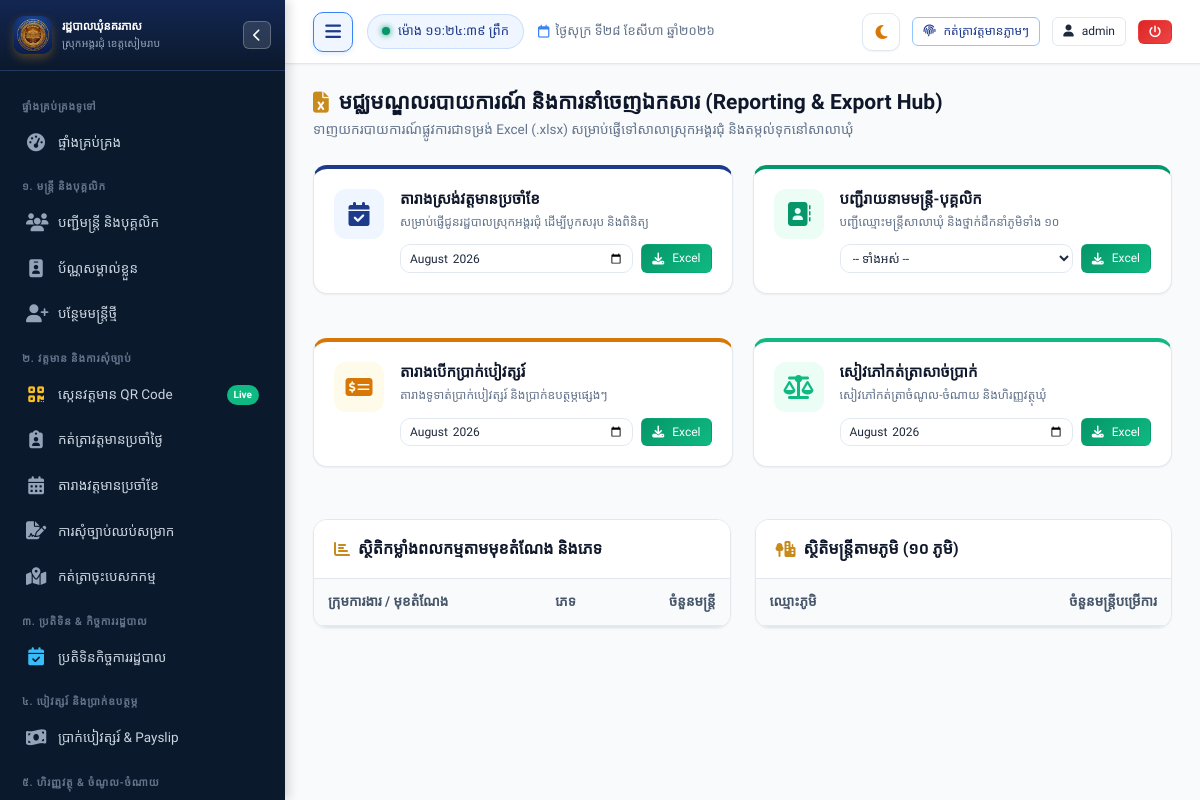
The app's page /reports (signed in), older data.
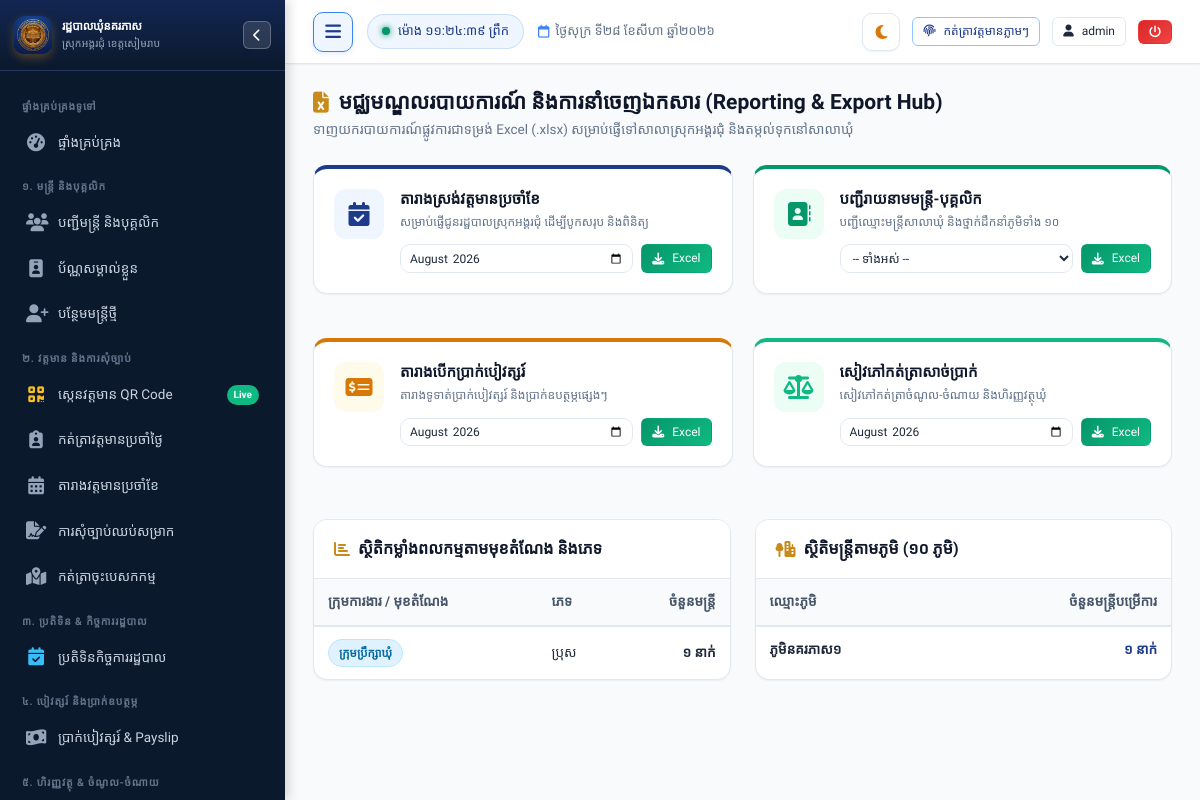
The same page, newer data.
### tables this page shows
CREATE TABLE staff (
        id INTEGER PRIMARY KEY AUTOINCREMENT,
        officer_code TEXT UNIQUE NOT NULL,
        name_kh TEXT NOT NULL,
        name_en TEXT NOT NULL,
        gender TEXT NOT NULL, -- 'ប្រុស', 'ស្រី'
        dob TEXT NOT NULL,
        national_id TEXT,
        phone TEXT,
        email TEXT,
        village TEXT NOT NULL,
        commune TEXT DEFAULT 'នគរភាស',
        district TEXT DEFAULT 'វ៉ារិន',
        province TEXT DEFAULT 'សៀមរាប',
        address TEXT,
        category TEXT NOT NULL, -- 'council', 'clerk', 'contract', 'village'
        position_title_kh TEXT NOT NULL,
        position_title_en TEXT,
        cadre_level TEXT, -- កម្រិតក្របខណ្ឌ
        appointment_date TEXT,
        contract_end_date TEXT,
        base_salary REAL DEFAULT 0,
        position_allowance REAL DEFAULT 0,
        family_allowance REAL DEFAULT 0,
        education_level TEXT,
        photo TEXT,
        status TEXT DEFAULT 'active', -- 'active', 'resigned', 'retired', 'suspended'
        emergency_contact TEXT,
        notes TEXT,
        created_at TIMESTAMP DEFAULT CURRENT_TIMESTAMP,
        updated_at TIMESTAMP DEFAULT CURRENT_TIMESTAMP
    );

### app.py (the view)
@app.route("/reports")
@login_required
def reports_hub():
    conn = get_db()
    cursor = conn.cursor()
    cursor.execute("""
        SELECT category, gender, COUNT(*) as staff_count
        FROM staff
        WHERE status = 'active'
        GROUP BY category, gender
    """)
    cat_gender_rows = cursor.fetchall()
    cursor.execute("""
        SELECT village, COUNT(*) as staff_count
        FROM staff
        WHERE status = 'active'
        GROUP BY village
    """)
    village_dist = cursor.fetchall()
    cursor.execute("""
        SELECT category, SUM(base_salary) as tot_base
        FROM staff
        WHERE status = 'active'
        GROUP BY category
    """)
    salary_by_cat = cursor.fetchall()
    conn.close()
    return render_template(
        "reports/index.html",
        cat_gender_rows=cat_gender_rows,
        village_dist=village_dist,
        salary_by_cat=salary_by_cat
    )

### templates/reports/index.html (shortened to what this page needs)
{% extends "base.html" %}
{% block content %}
<div class="page-header">
  <div class="page-header-title">
    <h1>
      <i class="fa-solid fa-file-excel text-gold"></i>
      <span>មជ្ឈមណ្ឌលរបាយការណ៍ និងការនាំចេញឯកសារ (Reporting & Export Hub)</span>
    </h1>
    <p>ទាញយករបាយការណ៍ផ្លូវការជាទម្រង់ Excel (.xlsx) សម្រាប់ផ្ញើទៅសាលាស្រុកអង្គរជុំ និងតម្កល់ទុកនៅសាលាឃុំ</p>
  </div>
</div>
<div style="display: grid; grid-template-columns: repeat(auto-fit, minmax(280px, 1fr)); gap: 20px; margin-bottom: 28px;">
  <div class="card" style="border-top: 4px solid #1e3a8a;">
    <div class="card-body">
      <div style="display: flex; align-items: flex-start; gap: 16px;">
        <div style="width: 50px; height: 50px; border-radius: 12px; background: #eff6ff; color: #1e3a8a; display: flex; align-items: center; justify-content: center; font-size: 24px; flex-shrink: 0;">
          <i class="fa-solid fa-calendar-check"></i>
        </div>
        <div style="flex: 1;">
          <h3 style="font-size: 15px; margin-bottom: 4px;">តារាងស្រង់វត្តមានប្រចាំខែ</h3>
          <p style="font-size: 12px; color: var(--text-muted); margin-bottom: 12px;">
            សម្រាប់ផ្ញើជូនរដ្ឋបាលស្រុកអង្គរជុំ ដើម្បីបូកសរុប និងពិនិត្យ
          </p>
          <form method="GET" action="{{ url_for('export_attendance_excel_route') }}">
            <div style="display: flex; gap: 8px;">
              <input type="month" name="month" value="{{ current_month_iso }}" class="form-control" style="font-size: 12px; padding: 4px 8px;" required>
              <button type="submit" class="btn btn-sm btn-success">
                <i class="fa-solid fa-download"></i> Excel
              </button>
            </div>
          </form>
        </div>
      </div>
    </div>
  </div>
  <div class="card" style="border-top: 4px solid #059669;">
    <div class="card-body">
      <div style="display: flex; align-items: flex-start; gap: 16px;">
        <div style="width: 50px; height: 50px; border-radius: 12px; background: #ecfdf5; color: #059669; display: flex; align-items: center; justify-content: center; font-size: 24px; flex-shrink: 0;">
          <i class="fa-solid fa-address-book"></i>
        </div>
        <div style="flex: 1;">
          <h3 style="font-size: 15px; margin-bottom: 4px;">បញ្ជីរាយនាមមន្ត្រី-បុគ្គលិក</h3>
          <p style="font-size: 12px; color: var(--text-muted); margin-bottom: 12px;">
            បញ្ជីឈ្មោះមន្ត្រីសាលាឃុំ និងថ្នាក់ដឹកនាំភូមិទាំង ១០
          </p>
          <form method="GET" action="{{ url_for('export_staff_excel_route') }}">
            <div style="display: flex; gap: 8px;">
              <select name="category" class="form-select" style="font-size: 12px; padding: 4px 8px;">
                <option value="">-- ទាំងអស់ --</option>
              </select>
              <button type="submit" class="btn btn-sm btn-success">
                <i class="fa-solid fa-download"></i> Excel
              </button>
            </div>
          </form>
        </div>
      </div>
    </div>
  </div>
  <div class="card" style="border-top: 4px solid #d97706;">
    <div class="card-body">
      <div style="display: flex; align-items: flex-start; gap: 16px;">
        <div style="width: 50px; height: 50px; border-radius: 12px; background: #fffbeb; color: #d97706; display: flex; align-items: center; justify-content: center; font-size: 24px; flex-shrink: 0;">
          <i class="fa-solid fa-money-check-dollar"></i>
        </div>
        <div style="flex: 1;">
          <h3 style="font-size: 15px; margin-bottom: 4px;">តារាងបើកប្រាក់បៀវត្សរ៍</h3>
          <p style="font-size: 12px; color: var(--text-muted); margin-bottom: 12px;">
            តារាងទូទាត់ប្រាក់បៀវត្សរ៍ និងប្រាក់ឧបត្ថម្ភផ្សេងៗ
          </p>
          <form method="GET" action="{{ url_for('export_payroll_excel_route') }}">
            <div style="display: flex; gap: 8px;">
              <input type="month" name="month" value="{{ current_month_iso }}" class="form-control" style="font-size: 12px; padding: 4px 8px;" required>
              <button type="submit" class="btn btn-sm btn-success">
                <i class="fa-solid fa-download"></i> Excel
              </button>
            </div>
          </form>
        </div>
      </div>
    </div>
  </div>
  <div class="card" style="border-top: 4px solid #10b981;">
    <div class="card-body">
      <div style="display: flex; align-items: flex-start; gap: 16px;">
        <div style="width: 50px; height: 50px; border-radius: 12px; background: #ecfdf5; color: #10b981; display: flex; align-items: center; justify-content: center; font-size: 24px; flex-shrink: 0;">
          <i class="fa-solid fa-scale-balanced"></i>
        </div>
        <div style="flex: 1;">
          <h3 style="font-size: 15px; margin-bottom: 4px;">សៀវភៅកត់ត្រាសាច់ប្រាក់</h3>
          <p style="font-size: 12px; color: var(--text-muted); margin-bottom: 12px;">
            សៀវភៅកត់ត្រាចំណូល-ចំណាយ និងហិរញ្ញវត្ថុឃុំ
          </p>
          <form method="GET" action="{{ url_for('export_finance_excel_route') }}">
            <div style="display: flex; gap: 8px;">
              <input type="month" name="month" value="{{ current_month_iso }}" class="form-control" style="font-size: 12px; padding: 4px 8px;">
              <button type="submit" class="btn btn-sm btn-success">
                <i class="fa-solid fa-download"></i> Excel
              </button>
            </div>
          </form>
        </div>
      </div>
    </div>
  </div>
</div>
<div style="display: grid; grid-template-columns: 1fr 1fr; gap: 24px;">
  <div class="card">
    <div class="card-header">
      <div class="card-title">
        <i class="fa-solid fa-chart-bar text-gold"></i>
        <span>ស្ថិតិកម្លាំងពលកម្មតាមមុខតំណែង និងភេទ</span>
      </div>
    </div>
    <div class="card-body" style="padding: 0;">
      <table class="custom-table">
        <thead>
          <tr>
            <th>ក្រុមការងារ / មុខតំណែង</th>
            <th>ភេទ</th>
            <th style="text-align: right;">ចំនួនមន្ត្រី</th>
          </tr>
        </thead>
        <tbody>
          {% for r in cat_gender_rows %}
          <tr>
            <td>
              {% set cat_info = STAFF_CATEGORIES.get(r.category, {}) %}
              <span class="badge {{ cat_info.badge_class }}">{{ cat_info.name_kh }}</span>
            </td>
            <td>{{ r.gender }}</td>
            <td style="text-align: right; font-weight: 700;">{{ (r.staff_count or r['staff_count'] or r.count or r['count'] or 0) | kh_num }} នាក់</td>
          </tr>
          {% endfor %}
        </tbody>
      </table>
    </div>
  </div>
  <div class="card">
    <div class="card-header">
      <div class="card-title">
        <i class="fa-solid fa-tree-city text-gold"></i>
        <span>ស្ថិតិមន្ត្រីតាមភូមិ (១០ ភូមិ)</span>
      </div>
    </div>
    <div class="card-body" style="padding: 0;">
      <table class="custom-table">
        <thead>
          <tr>
            <th>ឈ្មោះភូមិ</th>
            <th style="text-align: right;">ចំនួនមន្ត្រីបម្រើការ</th>
          </tr>
        </thead>
        <tbody>
          {% for v in village_dist %}
          <tr>
            <td><strong>ភូមិ{{ v.village }}</strong></td>
            <td style="text-align: right; font-weight: 700; color: var(--primary);">{{ v.staff_count | kh_num }} នាក់</td>
          </tr>
          {% endfor %}
        </tbody>
      </table>
    </div>
  </div>
</div>
{% endblock %}

### templates/base.html (shortened to what this page needs)
<!DOCTYPE html>
<html lang="km">
<head>
  <link rel="stylesheet" href="https://cdnjs.cloudflare.com/ajax/libs/font-awesome/6.5.1/css/all.min.css">
  <link rel="stylesheet" href="{{ url_for('static', filename='css/style.css') }}?v=20260828-v7">
</head>
<body>
  <div class="app-container">
    <aside id="app-sidebar" class="sidebar">
      <div class="sidebar-header">
        <div class="sidebar-logo-icon" style="background: transparent; overflow: hidden; padding: 0;">
          <img src="{{ url_for('static', filename='img/app-icon.png') }}" alt="Logo" style="width: 100%; height: 100%; object-fit: cover; border-radius: 8px;">
        </div>
        <div class="sidebar-title-box">
          <h3>រដ្ឋបាលឃុំនគរភាស</h3>
          <p>ស្រុកអង្គរជុំ ខេត្តសៀមរាប</p>
        </div>
        <button type="button" id="sidebar-close-btn" class="sidebar-header-hide-btn" aria-label="លាក់ម៉ឺនុយ"
          title="លាក់/បិទផ្ទាំងម៉ឺនុយ (Hide Sidebar)">
          <i class="fa-solid fa-chevron-left"></i>
        </button>
      </div>
      <div class="sidebar-menu">
        <div class="menu-category">ផ្ទាំងគ្រប់គ្រងទូទៅ</div>
        <a href="{{ url_for('dashboard') }}"
          class="nav-link {% if request.path == '/' or request.path == '/dashboard' %}active{% endif %}">
          <i class="fa-solid fa-gauge-high"></i>
          <span>ផ្ទាំងគ្រប់គ្រង</span>
        </a>
        <div class="menu-category">១. មន្ត្រី និងបុគ្គលិក</div>
        <a href="{{ url_for('staff_list') }}" class="nav-link {% if request.path == '/staff' %}active{% endif %}">
          <i class="fa-solid fa-users"></i>
          <span>បញ្ជីមន្ត្រី និងបុគ្គលិក</span>
        </a>
        <a href="{{ url_for('staff_id_cards_batch') }}"
          class="nav-link {% if request.path == '/staff/id-cards' or '/id-card' in request.path %}active{% endif %}">
          <i class="fa-solid fa-id-badge"></i>
          <span>ប័ណ្ណសម្គាល់ខ្លួន</span>
        </a>
        {% if session.role in ['admin', 'clerk'] %}
        <a href="{{ url_for('staff_create') }}" class="nav-link {% if request.path == '/staff/new' %}active{% endif %}">
          <i class="fa-solid fa-user-plus"></i>
          <span>បន្ថែមមន្ត្រីថ្មី</span>
        </a>
        {% endif %}
        <div class="menu-category">២. វត្តមាន និងការសុំច្បាប់</div>
        <a href="{{ url_for('attendance_scan') }}"
          class="nav-link {% if request.path == '/attendance/scan' %}active{% endif %}">
          <i class="fa-solid fa-qrcode" style="color: #fbbf24;"></i>
          <span>ស្កេនវត្តមាន QR Code</span>
          <span class="nav-badge" style="background: #10b981; color: #ffffff; font-size: 10px;">Live</span>
        </a>
        <a href="{{ url_for('attendance_daily') }}"
          class="nav-link {% if request.path == '/attendance/daily' %}active{% endif %}">
          <i class="fa-solid fa-clipboard-user"></i>
          <span>កត់ត្រាវត្តមានប្រចាំថ្ងៃ</span>
        </a>
        <a href="{{ url_for('attendance_monthly') }}"
          class="nav-link {% if request.path == '/attendance/monthly' %}active{% endif %}">
          <i class="fa-solid fa-calendar-days"></i>
          <span>តារាងវត្តមានប្រចាំខែ</span>
        </a>
        <a href="{{ url_for('leave_list') }}"
          class="nav-link {% if request.path.startswith('/leave') %}active{% endif %}">
          <i class="fa-solid fa-file-signature"></i>
          <span>ការសុំច្បាប់ឈប់សម្រាក</span>
        </a>
        <a href="{{ url_for('mission_list') }}"
          class="nav-link {% if request.path.startswith('/missions') %}active{% endif %}">
          <i class="fa-solid fa-map-location-dot"></i>
          <span>កត់ត្រាចុះបេសកកម្ម</span>
        </a>
        <div class="menu-category">៣. ប្រតិទិន & កិច្ចការរដ្ឋបាល</div>
        <a href="{{ url_for('calendar_index') }}"
          class="nav-link {% if request.path.startswith('/calendar') %}active{% endif %}">
          <i class="fa-solid fa-calendar-check" style="color: #38bdf8;"></i>
          <span>ប្រតិទិនកិច្ចការរដ្ឋបាល</span>
        </a>
        <div class="menu-category">៤. បៀវត្សរ៍ និងប្រាក់ឧបត្ថម្ភ</div>
        <a href="{{ url_for('payroll_list') }}"
          class="nav-link {% if request.path.startswith('/payroll') %}active{% endif %}">
          <i class="fa-solid fa-money-bill-wave"></i>
          <span>ប្រាក់បៀវត្សរ៍ & Payslip</span>
        </a>
        <div class="menu-category">៥. ហិរញ្ញវត្ថុ & ចំណូល-ចំណាយ</div>
      </div>
    </aside>
    <div class="main-wrapper">
      <header class="topbar">
        <div class="topbar-left">
          <button type="button" id="sidebar-toggle-btn" class="sidebar-toggle-btn" aria-label="លាក់/បង្ហាញម៉ឺនុយ"
            title="លាក់/បង្ហាញម៉ឺនុយ (Toggle Sidebar)">
            <i class="fa-solid fa-bars"></i>
          </button>
          <div class="live-clock-badge">
            <span class="dot"></span>
            <span id="live-time-display">កំពុងផ្ទុកម៉ោង...</span>
          </div>
          <span class="topbar-date-display">
            <i class="fa-regular fa-calendar"></i>
            <span class="date-text">{{ today_khmer }}</span>
          </span>
        </div>
        <div class="topbar-right">
          <button type="button" id="theme-toggle-btn" class="theme-toggle-btn" aria-label="ប្តូរពណ៌ Theme"
            title="ប្តូរពន្លឺ Theme (Light / Dark Mode)">
            <i class="fa-solid fa-moon" id="theme-toggle-icon"></i>
          </button>
          <button id="btn-quick-checkin" onclick="handleQuickCheckin()" class="btn btn-sm btn-outline-primary"
            title="កត់ត្រាវត្តមានចូល/ចេញថ្ងៃនេះ">
            <i class="fa-solid fa-fingerprint"></i>
            <span class="btn-text">កត់ត្រាវត្តមានភ្លាមៗ</span>
          </button>
          <a href="{{ url_for('user_profile') }}" class="btn btn-sm btn-outline user-profile-btn" title="គណនីរបស់ខ្ញុំ">
            <i class="fa-solid fa-user"></i>
            <span class="user-name-text">{{ session.username }}</span>
          </a>
          <a href="{{ url_for('logout') }}" class="btn btn-sm btn-danger logout-btn" title="ចាកចេញពីប្រព័ន្ធ">
            <i class="fa-solid fa-power-off"></i>
          </a>
        </div>
      </header>
      <main class="page-content">
        {% block content %}{% endblock %}
      </main>
    </div>
  </div>
</body>
</html>

Row changes from the older to the newer data that the page shows:
added staff: village "នគរភាស១", staff_count|kh_num "១"
Text that changed along with them:
new list line: "ក្រុមប្រឹក្សាឃុំ ប្រុស ១ នាក់"
